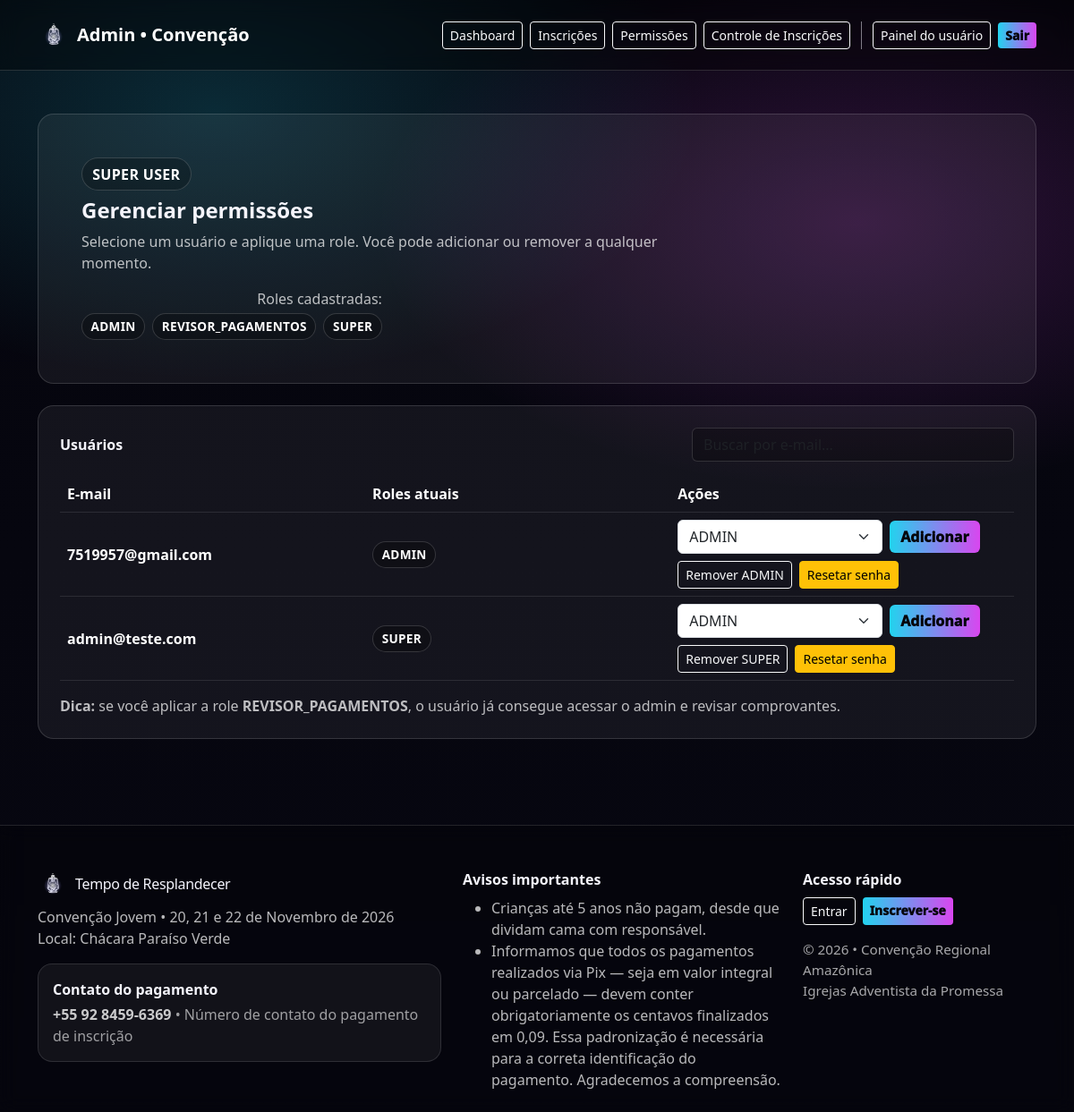
The page /admin/permissoes (signed in) on the database its author committed.
### src/models.py (models this page shows, shortened)
class Role(database.Model):
    __tablename__ = "roles"
    id = database.Column(database.Integer, primary_key=True)
    name = database.Column(database.String(50), unique=True, nullable=False)
    is_super = database.Column(database.Boolean, default=False)
    can_access_admin = database.Column(database.Boolean, default=False)
    can_review_payments = database.Column(database.Boolean, default=False)
    created_at = database.Column(database.DateTime, default=datetime.utcnow)

class User(database.Model, UserMixin):
    __tablename__ = "users"
    id = database.Column(database.Integer, primary_key=True)
    email = database.Column(database.String(
        120), unique=True, nullable=False, index=True)
    password_hash = database.Column(database.String(255), nullable=False)
    must_change_password = database.Column(
        database.Boolean, default=False)  # NOVO
    password_reset_at = database.Column(database.DateTime, nullable=True)
    is_active = database.Column(database.Boolean, default=True)
    created_at = database.Column(database.DateTime, default=datetime.utcnow)
    roles = database.relationship(
        "Role", secondary=user_roles, backref="users")
    registration = database.relationship(
        "Registration",
        back_populates="user",
        uselist=False,
        foreign_keys="Registration.user_id"
    )
    @property
    def is_super(self) -> bool:
        return any(r.is_super for r in self.roles)

### src/routes.py (the view, shortened to what this page needs)
@app.route("/admin/permissoes", methods=["GET", "POST"])
@super_required
def super_permissoes():
    users = User.query.order_by(User.created_at.desc()).all()
    roles = Role.query.order_by(Role.name.asc()).all()
    return render_template("admin/permissoes.html", users=users, roles=roles)

### src/__init__.py (called while the page is built)
@app.context_processor
def inject_globals():
    return {
        "now": datetime.utcnow,
        "pix_msg": PIX_PADRAO_MSG,
        "criancas_msg": CRIANCAS_MSG,
        "inclui_itens": INCLUI_ITENS,
        "contato_pagamento": CONTATO_PAGAMENTO,
        "contato_pagamento_texto": CONTATO_PAGAMENTO_TEXTO,
        "lot1_limit": LOT1_LIMIT,
        "pix_suffix": str(PIX_SUFFIX).replace(".", ","),
    }

### src/models.py (called while the page is built)
@login_manager.user_loader
def load_user(user_id):
    return User.query.get(int(user_id))

### src/templates/admin/permissoes.html (shortened to what this page needs)
<!doctype html>
<html lang="pt-br">
<head>
    <link href="https://cdn.jsdelivr.net/npm/bootstrap@5.3.3/dist/css/bootstrap.min.css" rel="stylesheet">
</head>
<body>
    {% include "components/admin_nav.html" %}
    <main class="py-5">
        <div class="container">
            <div class="cardx p-4 p-lg-5 mb-4">
                <div class="d-flex justify-content-between align-items-start flex-wrap gap-3">
                    <div>
                        <div class="pill mb-2">SUPER USER</div>
                        <h1 class="h4 fw-bold mb-2">Gerenciar permissões</h1>
                        <p class="muted mb-0" style="max-width: 75ch;">
                            Selecione um usuário e aplique uma role. Você pode adicionar ou remover a qualquer momento.
                        </p>
                    </div>
                    <div class="text-end">
                        <div class="muted">Roles cadastradas:</div>
                        <div class="d-flex gap-2 flex-wrap justify-content-end mt-1">
                            {% for r in roles %}
                            <span class="role-badge"><strong>{{ r.name }}</strong></span>
                            {% endfor %}
                        </div>
                    </div>
                </div>
            </div>
            <div class="cardx p-3 p-lg-4">
                <div class="d-flex justify-content-between align-items-center flex-wrap gap-2 mb-3">
                    <div class="fw-bold">Usuários</div>
                    <input id="search" class="form-control search" style="max-width: 360px;"
                        placeholder="Buscar por e-mail..." />
                </div>
                <div class="table-responsive">
                    <table class="table table-dark table-hover align-middle mb-0" id="usersTable">
                        <thead>
                            <tr>
                                <th style="width: 32%;">E-mail</th>
                                <th style="width: 32%;">Roles atuais</th>
                                <th style="width: 36%;">Ações</th>
                            </tr>
                        </thead>
                        <tbody>
                            {% for u in users %}
                            <tr data-email="{{ (u.email or '')|lower }}">
                                <td class="fw-semibold">{{ u.email }}</td>
                                <td>
                                    {% if u.roles %}
                                    <div class="d-flex gap-2 flex-wrap">
                                        {% for rr in u.roles %}
                                        <span class="role-badge"><strong>{{ rr.name }}</strong></span>
                                        {% endfor %}
                                    </div>
                                    {% else %}
                                    <span class="muted">Sem roles</span>
                                    {% endif %}
                                </td>
                                <td>
                                    <div class="d-flex gap-2 flex-wrap align-items-center">
                                        <form method="POST" class="d-flex gap-2 align-items-center m-0">
                                            <select class="form-select" name="role_id" style="min-width: 170px;">
                                                {% for r in roles %}
                                                <option value="{{ r.id }}">{{ r.name }}</option>
                                                {% endfor %}
                                            </select>
                                            <button class="btn btn-neon" type="submit">Adicionar</button>
                                        </form>
                                        {% if u.roles %}
                                        {% for rr in u.roles %}
                                        <form method="POST" class="m-0">
                                            <button class="btn btn-outline-light btn-sm" type="submit">
                                                Remover {{ rr.name }}
                                            </button>
                                        </form>
                                        {% endfor %}
                                        {% endif %}
                                        <form method="POST" class="m-0"
                                            onsubmit="return confirm('Resetar a senha deste usuário? Uma senha temporária será gerada.');">
                                            <button class="btn btn-warning btn-sm" type="submit">
                                                Resetar senha
                                            </button>
                                        </form>
                                    </div>
                                </td>
                            </tr>
                            {% endfor %}
                        </tbody>
                    </table>
                </div>
                <div class="muted mt-3">
                    <b>Dica:</b> se você aplicar a role <b>REVISOR_PAGAMENTOS</b>, o usuário já consegue acessar o admin
                    e revisar comprovantes.
                </div>
            </div>
        </div>
    </main>
    {% set temp_pw = request.args.get('pw') %}
    {% set temp_email = request.args.get('email') %}
    {% include "components/footer.html" %}
</body>
</html>

### src/templates/admin/permissoes.html (style rules this page uses)
:root { --pink: #d946ef; --cyan: #22d3ee; --bg: #070711; --card: rgba(255, 255, 255, .06); --border: rgba(255, 255, 255, .14); --muted: rgba(255, 255, 255, .72); }
body { background: radial-gradient(900px 500px at 20% 10%, rgba(34, 211, 238, .18), transparent 60%), radial-gradient(900px 500px at 80% 20%, rgba(217, 70, 239, .20), transparent 60%), linear-gradient(180deg, #05050d, var(--bg)); color: #f4f4fb; }
.cardx { background: var(--card); border: 1px solid var(--border); border-radius: 18px; }
.btn-neon { background: linear-gradient(90deg, var(--cyan), var(--pink)); border: none; color: #06060c; font-weight: 1000; }
.muted { color: var(--muted); }
.search { background: rgba(0, 0, 0, .25); border: 1px solid rgba(255, 255, 255, .14); color: #fff; }
.pill { border: 1px solid rgba(255, 255, 255, .16); background: rgba(0, 0, 0, .22); border-radius: 999px; padding: .35rem .7rem; font-weight: 900; letter-spacing: .02em; color: #fff; display: inline-flex; align-items: center; gap: .5rem; }
.role-badge { border: 1px solid rgba(255, 255, 255, .16); background: rgba(0, 0, 0, .25); border-radius: 999px; padding: .25rem .6rem; font-weight: 800; font-size: .85rem; color: #fff; display: inline-flex; align-items: center; gap: .4rem; }
.role-badge strong { letter-spacing: .02em; }
.table-dark { --bs-table-bg: transparent; }
.table>:not(caption)>*>* { border-color: rgba(255, 255, 255, .10); }

### rows shown on the page
Role: name "ADMIN"
Role: name "REVISOR_PAGAMENTOS"
Role: name "SUPER"
User: email "7519957@gmail.com"
User: email "admin@teste.com"

### other values the page prints
{{ contato_pagamento|default('+55 92 8459-6369') }} "+55 92 8459-6369"
form field role_id "ADMIN"
